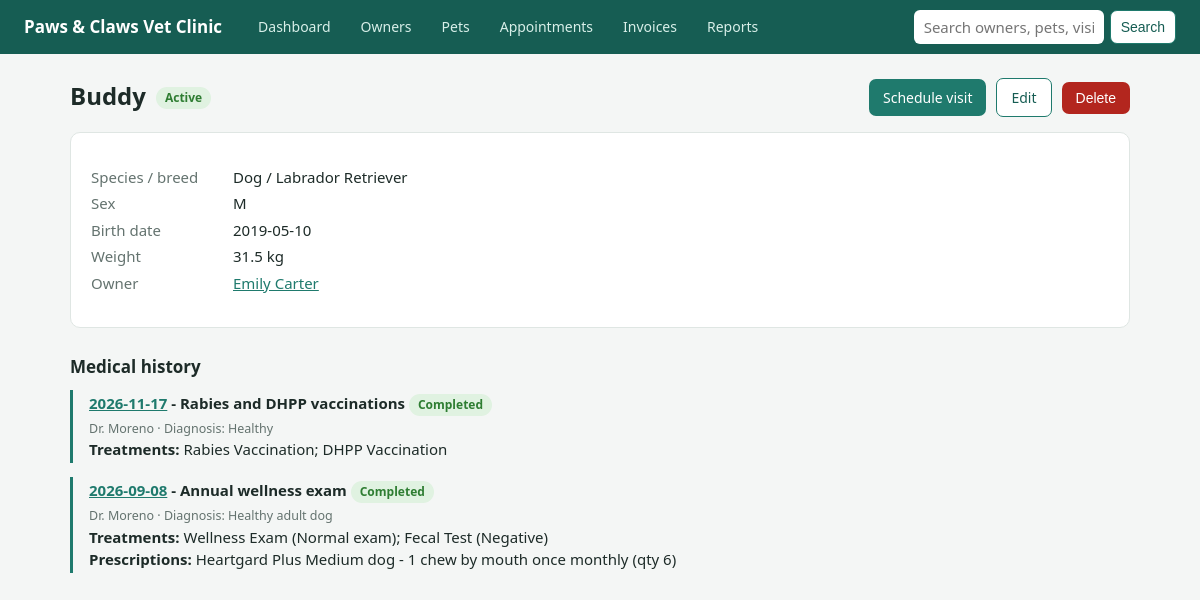
The page /pets/1 on the database its author committed.
### tables this page shows
CREATE TABLE pet (
    pet_id          INTEGER PRIMARY KEY AUTOINCREMENT,
    owner_id        INTEGER      NOT NULL,          -- exactly one primary owner
    breed_id        INTEGER      NOT NULL,          -- species is reached through breed
    pet_name        VARCHAR(40)  NOT NULL,
    sex             CHAR(1)      NOT NULL CHECK (sex IN ('M','F')),
    birth_date      DATE,
    color           VARCHAR(40),
    weight_kg       DECIMAL(5,2) CHECK (weight_kg > 0),
    microchip_no    VARCHAR(20)  UNIQUE,
    status          VARCHAR(12)  NOT NULL DEFAULT 'Active'
        CHECK (status IN ('Active','Deceased','Transferred')),
    CONSTRAINT fk_pet_owner FOREIGN KEY (owner_id)
        REFERENCES owner (owner_id) ON UPDATE CASCADE ON DELETE RESTRICT,
    CONSTRAINT fk_pet_breed FOREIGN KEY (breed_id)
        REFERENCES breed (breed_id) ON UPDATE CASCADE ON DELETE RESTRICT
);

CREATE TABLE species (
    species_id      INTEGER PRIMARY KEY AUTOINCREMENT,
    species_name    VARCHAR(40) NOT NULL UNIQUE
);

CREATE TABLE breed (
    breed_id        INTEGER PRIMARY KEY AUTOINCREMENT,
    species_id      INTEGER     NOT NULL,
    breed_name      VARCHAR(60) NOT NULL,
    CONSTRAINT uq_breed UNIQUE (species_id, breed_name),
    CONSTRAINT fk_breed_species FOREIGN KEY (species_id)
        REFERENCES species (species_id) ON UPDATE CASCADE ON DELETE RESTRICT
);

CREATE TABLE appointment (
    appointment_id  INTEGER PRIMARY KEY AUTOINCREMENT,
    pet_id          INTEGER      NOT NULL,
    vet_id          INTEGER      NOT NULL,
    appt_datetime   DATETIME     NOT NULL,          -- 'YYYY-MM-DD HH:MM'
    duration_min    INTEGER      NOT NULL DEFAULT 30 CHECK (duration_min > 0),
    reason          VARCHAR(200) NOT NULL,
    status          VARCHAR(12)  NOT NULL DEFAULT 'Scheduled'
        CHECK (status IN ('Scheduled','Completed','Cancelled','No-Show')),
    diagnosis       VARCHAR(255),
    notes           VARCHAR(500),
    CONSTRAINT uq_vet_slot UNIQUE (vet_id, appt_datetime),   -- no double-booking
    CONSTRAINT fk_appt_pet FOREIGN KEY (pet_id)
        REFERENCES pet (pet_id) ON UPDATE CASCADE ON DELETE RESTRICT,
    CONSTRAINT fk_appt_vet FOREIGN KEY (vet_id)
        REFERENCES veterinarian (vet_id) ON UPDATE CASCADE ON DELETE RESTRICT
);

CREATE TABLE service (
    service_id      INTEGER PRIMARY KEY AUTOINCREMENT,
    service_name    VARCHAR(80)  NOT NULL UNIQUE,
    category        VARCHAR(20)  NOT NULL
        CHECK (category IN ('Exam','Vaccination','Surgery','Dental','Laboratory','Imaging','Procedure')),
    description     VARCHAR(255),
    standard_price  DECIMAL(8,2) NOT NULL CHECK (standard_price >= 0),
    is_active       INTEGER      NOT NULL DEFAULT 1 CHECK (is_active IN (0,1))
);

CREATE TABLE treatment (                            -- a service performed at a visit
    treatment_id    INTEGER PRIMARY KEY AUTOINCREMENT,
    appointment_id  INTEGER      NOT NULL,
    service_id      INTEGER      NOT NULL,
    notes           VARCHAR(255),
    CONSTRAINT fk_trt_appt FOREIGN KEY (appointment_id)
        REFERENCES appointment (appointment_id) ON UPDATE CASCADE ON DELETE CASCADE,
    CONSTRAINT fk_trt_service FOREIGN KEY (service_id)
        REFERENCES service (service_id) ON UPDATE CASCADE ON DELETE RESTRICT
);

CREATE TABLE prescription (                         -- a medication prescribed at a visit
    prescription_id    INTEGER PRIMARY KEY AUTOINCREMENT,
    appointment_id     INTEGER      NOT NULL,
    medication_id      INTEGER      NOT NULL,
    dosage_directions  VARCHAR(200) NOT NULL,
    duration_days      INTEGER      CHECK (duration_days > 0),
    quantity_dispensed INTEGER      NOT NULL CHECK (quantity_dispensed > 0),
    refills_allowed    INTEGER      NOT NULL DEFAULT 0 CHECK (refills_allowed BETWEEN 0 AND 12),
    CONSTRAINT fk_rx_appt FOREIGN KEY (appointment_id)
        REFERENCES appointment (appointment_id) ON UPDATE CASCADE ON DELETE CASCADE,
    CONSTRAINT fk_rx_med FOREIGN KEY (medication_id)
        REFERENCES medication (medication_id) ON UPDATE CASCADE ON DELETE RESTRICT
);

### app/app.py (the view)
@app.route("/pets/<int:pid>")
def pet_detail(pid):
    p = q("SELECT * FROM v_pet_profile WHERE pet_id=?", (pid,), True)
    if not p:
        return "Pet not found", 404
    visits = q("""SELECT a.*, 'Dr. '||v.last_name vet FROM appointment a JOIN veterinarian v USING(vet_id)
                  WHERE pet_id=? ORDER BY appt_datetime DESC""", (pid,))
    history = []
    for a in visits:
        t = q("SELECT s.service_name, t.notes FROM treatment t JOIN service s USING(service_id) WHERE appointment_id=?", (a["appointment_id"],))
        r = q("""SELECT m.medication_name||' '||m.strength med, r.dosage_directions, r.quantity_dispensed qty, r.duration_days
                 FROM prescription r JOIN medication m USING(medication_id) WHERE appointment_id=?""", (a["appointment_id"],))
        history.append((a, t, r))
    return render_template("pet_detail.html", p=p, history=history)

### app/app.py (called while the page is built)
def db():
    if "db" not in g:
        g.db = sqlite3.connect(DB)
        g.db.row_factory = sqlite3.Row
        g.db.execute("PRAGMA foreign_keys = ON")
    return g.db

def q(sql, args=(), one=False):
    cur = db().execute(sql, args)
    rows = cur.fetchall()
    return (rows[0] if rows else None) if one else rows

### app/templates/pet_detail.html (shortened to what this page needs)
{% extends "base.html" %}{% block body %}
<div class="bar"><h1>{{ p.pet_name }}</h1><span class="tag {{ p.status }}">{{ p.status }}</span>
<a class="btn" href="{{ url_for('appointment_new', pet_id=p.pet_id) }}">Schedule visit</a><a class="btn sec" href="{{ url_for('pet_form', pid=p.pet_id) }}">Edit</a>
<form class="inline" method="post" action="{{ url_for('pet_delete', pid=p.pet_id) }}" onsubmit="return confirm('Delete this pet?')"><button class="btn danger">Delete</button></form></div>
<div class="card"><dl class="kv"><dt>Species / breed</dt><dd>{{ p.species_name }} / {{ p.breed_name }}</dd><dt>Sex</dt><dd>{{ p.sex }}</dd><dt>Birth date</dt><dd>{{ p.birth_date or '-' }}</dd>
<dt>Weight</dt><dd>{{ p.weight_kg or '-' }} kg</dd><dt>Owner</dt><dd><a href="{{ url_for('owner_detail', oid=p.owner_id) }}">{{ p.owner_name }}</a></dd></dl></div>
<h2>Medical history</h2>
{% for a, t, r in history %}<div class="hist"><h3><a href="{{ url_for('appointment_detail', aid=a.appointment_id) }}">{{ a.appt_datetime[:10] }}</a> - {{ a.reason }} <span class="tag {{ a.status }}">{{ a.status }}</span></h3>
<small>{{ a.vet }}{% if a.diagnosis %} &middot; Diagnosis: {{ a.diagnosis }}{% endif %}</small>
{% if t %}<div><b>Treatments:</b> {% for x in t %}{{ x.service_name }}{{ ' (' ~ x.notes ~ ')' if x.notes }}{{ '; ' if not loop.last }}{% endfor %}</div>{% endif %}
{% if r %}<div><b>Prescriptions:</b> {% for x in r %}{{ x.med }} - {{ x.dosage_directions }} (qty {{ x.qty }}){{ '; ' if not loop.last }}{% endfor %}</div>{% endif %}</div>
{% else %}<p class="empty">No visits recorded yet.</p>{% endfor %}{% endblock %}

### app/static/style.css (style rules this page uses)
:root { --bg:#f4f6f5;--card:#fff;--ink:#1d2b28;--mute:#64736f;--brand:#1f7a6d;--brand-d:#165d53;--line:#dfe6e3;--bad:#b3261e;--ok:#2e7d32;--warn:#b26a00 }
* { box-sizing:border-box }
body { margin:0;font:15px/1.5 system-ui,-apple-system,"Segoe UI",Roboto,sans-serif;background:var(--bg);color:var(--ink) }
h1 { font-size:24px;margin:0 0 4px }
h2 { font-size:17px;margin:26px 0 10px }
.card { background:var(--card);border:1px solid var(--line);border-radius:10px;padding:18px 20px;margin-bottom:16px }
a { color:var(--brand) }
.btn { display:inline-block;background:var(--brand);color:#fff;border:0;border-radius:7px;padding:8px 14px;font-size:14px;cursor:pointer;text-decoration:none }
.btn.sec { background:#fff;color:var(--brand-d);border:1px solid var(--brand) }
.btn.danger { background:var(--bad) }
.bar { display:flex;gap:10px;align-items:center;margin-bottom:14px;flex-wrap:wrap }
.tag { display:inline-block;padding:2px 9px;border-radius:99px;font-size:12px;font-weight:600;background:#e8eeec;color:#44514e }
.tag.Completed,.tag.Paid,.tag.Active { background:#e0f2e1;color:var(--ok) }
.kv { display:grid;grid-template-columns:130px 1fr;gap:4px 12px }
.kv dt { color:var(--mute) }
.kv dd { margin:0 }
.hist { border-left:3px solid var(--brand);margin:0 0 14px;padding:2px 0 2px 16px }
.hist h3 { margin:0;font-size:15px }
.hist small { color:var(--mute) }
.inline { display:inline }

### rows shown on the page
pet: pet_name "Buddy", status "Active", sex "M", birth_date "2019-05-10", weight_kg "31.5"
species: species_name "Dog"
breed: breed_name "Labrador Retriever"
appointment: appt_datetime "2026-11-17", reason "Rabies and DHPP vaccinations", status "Completed", vet "Dr. Moreno", diagnosis "Healthy"
service: service_name "Rabies Vaccination", last ";"
service: service_name "DHPP Vaccination"
appointment: appt_datetime "2026-09-08", reason "Annual wellness exam", status "Completed", vet "Dr. Moreno", diagnosis "Healthy adult dog"
treatment: service_name "Wellness Exam", notes "(Normal exam)", last ";"
treatment: service_name "Fecal Test", notes "(Negative)"
prescription: med "Heartgard Plus Medium dog", dosage_directions "1 chew by mouth once monthly", qty "6"

### other values the page prints
{{ p.owner_name }} "Emily Carter"
